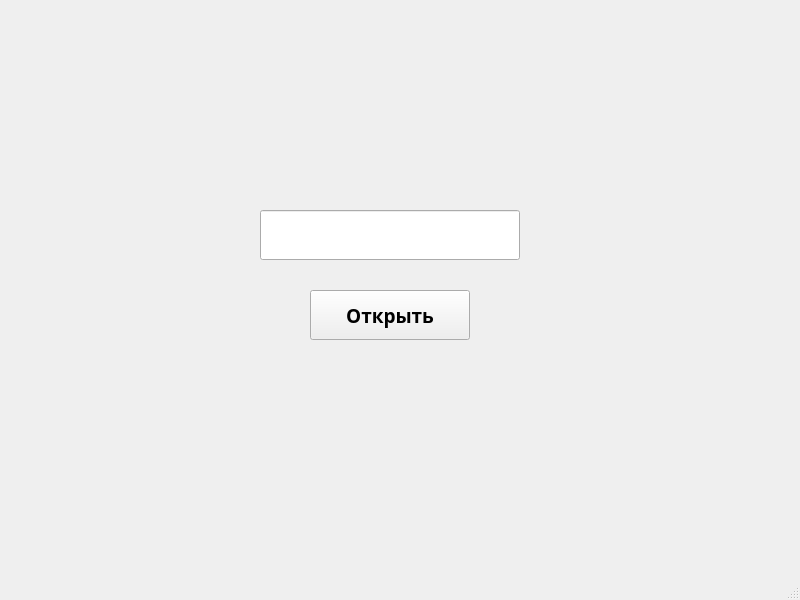
<?xml version="1.0" encoding="UTF-8"?>
<ui version="4.0">
 <class>MainWindow</class>
 <widget class="QMainWindow" name="MainWindow">
  <property name="geometry">
   <rect>
    <x>0</x>
    <y>0</y>
    <width>800</width>
    <height>600</height>
   </rect>
  </property>
  <property name="windowTitle">
   <string>MainWindow</string>
  </property>
  <widget class="QWidget" name="centralwidget">
   <widget class="QPushButton" name="pushButton">
    <property name="geometry">
     <rect>
      <x>310</x>
      <y>290</y>
      <width>160</width>
      <height>50</height>
     </rect>
    </property>
    <property name="font">
     <font>
      <family>Century Gothic</family>
      <pointsize>14</pointsize>
      <bold>true</bold>
     </font>
    </property>
    <property name="text">
     <string>Открыть</string>
    </property>
   </widget>
   <widget class="QLineEdit" name="lineEdit">
    <property name="geometry">
     <rect>
      <x>260</x>
      <y>210</y>
      <width>260</width>
      <height>50</height>
     </rect>
    </property>
   </widget>
  </widget>
  <widget class="QMenuBar" name="menubar">
   <property name="geometry">
    <rect>
     <x>0</x>
     <y>0</y>
     <width>800</width>
     <height>25</height>
    </rect>
   </property>
  </widget>
  <widget class="QStatusBar" name="statusbar"/>
 </widget>
 <resources/>
 <connections/>
</ui>
